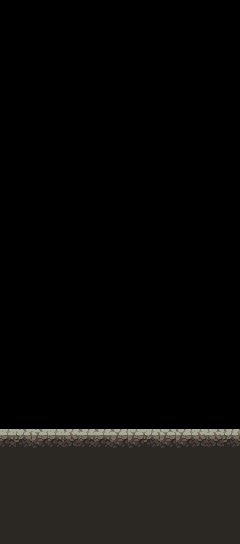

Tiled map render using the project's own tile images. Description and the whole map definition, tile-layer contents included, below:
An orthogonal 15x34 tile map with 16x16 px tiles, 2 tile layers (Background 0, Ground), 2 tilesets and 1 object (Rock).

<map version="1.9" tiledversion="1.9.0" orientation="orthogonal" renderorder="right-down" width="15" height="34" tilewidth="16" tileheight="16" infinite="0" nextlayerid="7" nextobjectid="17">
 <tileset firstgid="1" source="../Tileset/TileSet.tsx" />
 <tileset firstgid="183" source="../Tileset/TileSet.tsx" />
 <layer id="3" name="Background 0" width="15" height="34">
  <data encoding="csv">
0,0,0,0,0,0,0,0,0,0,0,0,0,0,0,
0,0,0,0,0,0,0,0,0,0,0,0,0,0,0,
0,0,0,0,0,0,0,0,0,0,0,0,0,0,0,
0,0,0,0,0,0,0,0,0,0,0,0,0,0,0,
0,0,0,0,0,0,0,0,0,0,0,0,0,0,0,
0,0,0,0,0,0,0,0,0,0,0,0,0,0,0,
0,0,0,0,0,0,0,0,0,0,0,0,0,0,0,
0,0,0,0,0,0,0,0,0,0,0,0,0,0,0,
0,0,0,0,0,0,0,0,0,0,0,0,0,0,0,
0,0,0,0,0,0,0,0,0,0,0,0,0,0,0,
0,0,0,0,0,0,0,0,0,0,0,0,0,0,0,
0,0,0,0,0,0,0,0,0,0,0,0,0,0,0,
0,0,0,0,0,0,0,0,0,0,0,0,0,0,0,
0,0,0,0,0,0,0,0,0,0,0,0,0,0,0,
0,0,0,0,0,0,0,0,0,0,0,0,0,0,0,
0,0,0,0,0,0,0,0,0,0,0,0,0,0,0,
0,0,0,0,0,0,0,0,0,0,0,0,0,0,0,
0,0,0,0,0,0,0,0,0,0,0,0,0,0,0,
0,0,0,0,0,0,0,0,0,0,0,0,0,0,0,
0,0,0,0,0,0,0,0,0,0,0,0,0,0,0,
0,0,0,0,0,0,0,0,0,0,0,0,0,0,0,
0,0,0,0,0,0,0,0,0,0,0,0,0,0,0,
0,0,0,0,0,0,0,0,0,0,0,0,0,0,0,
0,0,0,0,0,0,0,0,0,0,0,0,0,0,0,
0,0,0,0,0,0,0,0,0,0,0,0,0,0,0,
0,0,0,0,0,0,0,0,0,0,0,0,0,0,0,
0,0,0,0,0,0,0,0,0,0,0,0,0,0,0,
122,122,122,122,122,122,122,122,122,122,122,122,122,122,122,
122,122,122,122,122,122,122,122,122,122,122,122,122,122,122,
122,122,122,122,122,122,122,122,122,122,122,122,122,122,122,
122,122,122,122,122,122,122,122,122,122,122,122,122,122,122,
122,122,122,122,122,122,122,122,122,122,122,122,122,122,122,
122,122,122,122,122,122,122,122,122,122,122,122,122,122,122,
122,122,122,122,122,122,122,122,122,122,122,122,122,122,122
</data>
 </layer>
 <layer id="1" name="Ground" width="15" height="34">
  <data encoding="csv">
0,0,0,0,0,0,0,0,0,0,0,0,0,0,0,
0,0,0,0,0,0,0,0,0,0,0,0,0,0,0,
0,0,0,0,0,0,0,0,0,0,0,0,0,0,0,
0,0,0,0,0,0,0,0,0,0,0,0,0,0,0,
0,0,0,0,0,0,0,0,0,0,0,0,0,0,0,
0,0,0,0,0,0,0,0,0,0,0,0,0,0,0,
0,0,0,0,0,0,0,0,0,0,0,0,0,0,0,
0,0,0,0,0,0,0,0,0,0,0,0,0,0,0,
0,0,0,0,0,0,0,0,0,0,0,0,0,0,0,
0,0,0,0,0,0,0,0,0,0,0,0,0,0,0,
0,0,0,0,0,0,0,0,0,0,0,0,0,0,0,
0,0,0,0,0,0,0,0,0,0,0,0,0,0,0,
0,0,0,0,0,0,0,0,0,0,0,0,0,0,0,
0,0,0,0,0,0,0,0,0,0,0,0,0,0,0,
0,0,0,0,0,0,0,0,0,0,0,0,0,0,0,
0,0,0,0,0,0,0,0,0,0,0,0,0,0,0,
0,0,0,0,0,0,0,0,0,0,0,0,0,0,0,
0,0,0,0,0,0,0,0,0,0,0,0,0,0,0,
0,0,0,0,0,0,0,0,0,0,0,0,0,0,0,
0,0,0,0,0,0,0,0,0,0,0,0,0,0,0,
0,0,0,0,0,0,0,0,0,0,0,0,0,0,0,
0,0,0,0,0,0,0,0,0,0,0,0,0,0,0,
0,0,0,0,0,0,0,0,0,0,0,0,0,0,0,
0,0,0,0,0,0,0,0,0,0,0,0,0,0,0,
0,0,0,0,0,0,0,0,0,0,0,0,0,0,0,
0,0,0,0,0,0,0,0,0,0,0,0,0,0,0,
237,235,235,237,234,234,234,234,237,237,236,234,237,236,234,
248,251,249,248,250,248,248,249,249,251,249,249,250,250,251,
262,262,262,262,262,262,262,262,262,262,262,262,262,262,262,
80,80,81,82,262,262,80,80,80,80,80,80,80,80,80,
94,80,80,80,80,80,94,94,94,94,94,94,94,94,80,
108,94,94,94,94,94,108,108,108,108,108,108,108,108,94,
80,80,80,80,80,80,80,80,80,80,80,80,80,80,81,
94,94,94,94,94,94,94,94,94,94,94,94,94,80,80
</data>
 </layer>
 <objectgroup color="#55aa00" id="6" name="Rock">
  <object id="16" name="Rock" x="48" y="432">
   <point />
  </object>
 </objectgroup>
</map>
